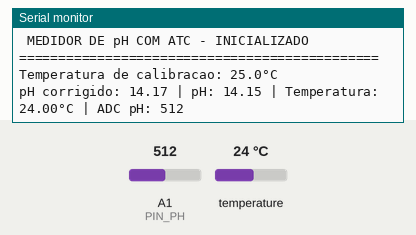
Recording of a sketch running on a simulated Arduino Uno, built with avr-gcc and run on an emulated ATmega328P. On the bench: the last lines printed to the serial monitor. Inputs (shaded band) come from the test bench; at power-on: temperature 24 °C, A1 (PIN_PH) = 512.

Above: at 1.3 s.
1.4 s: temperature set to 12 °C
2.9 s: A1 (PIN_PH) set to 716
At 4.5 s:
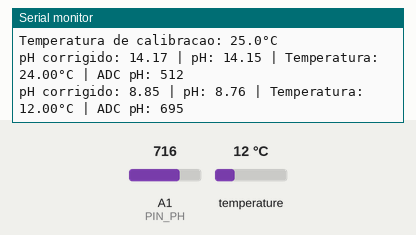
9.0 s: temperature set to 19 °C
At 10.2 s:
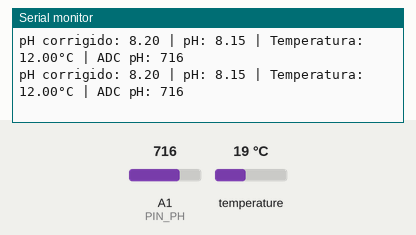
10.5 s: A1 (PIN_PH) set to 900
At 11.8 s:
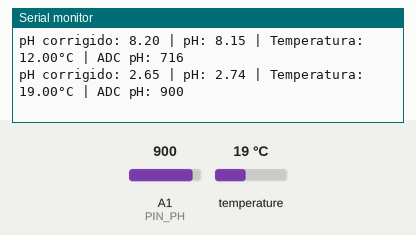
Timing chart, 0 to 13.0 s (numbered marks = the images above; inputs shaded):
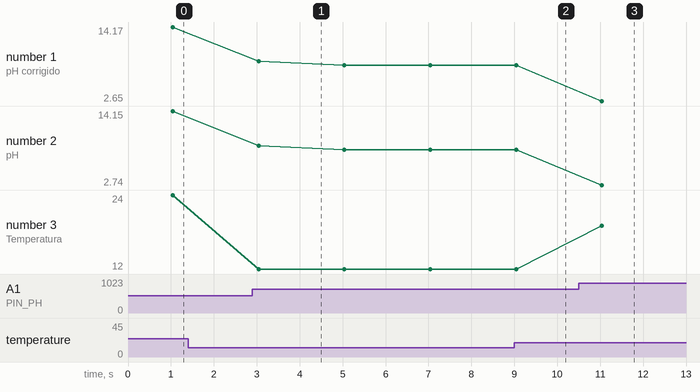

The sketch:

GarCIMA_ph_temperature_monitor.ino
```cpp
/*
  =============================================================================
  MEDIDOR DE pH COM COMPENSAÇÃO TÉRMICA AUTOMÁTICA (ATC)
  =============================================================================

  Descrição:
  Este firmware realiza a leitura de um sensor de pH analógico e de um sensor
  de temperatura DS18B20.

  A calibração do pH é feita em dois pontos e a variação da sensibilidade do
  eletrodo com a temperatura é compensada com base na Equação de Nernst.

  Calibração atual:
    pH 7,0 -> ADC 755
    pH 4,0 -> ADC 857
    Temperatura de calibração -> 25,0 °C
  =============================================================================
*/

#include <OneWire.h>
#include <DallasTemperature.h>

// -----------------------------------------------------------------------------
// AJUSTE RÁPIDO PARA AS OFICINAS
// -----------------------------------------------------------------------------
// Coloque o eletrodo na referência de pH 7, observe o valor "ADC pH" no
// Monitor Serial e substitua APENAS o valor abaixo por essa leitura.
const int LEITURA_BRUTA_ZERO_PH = 755;

// -----------------------------------------------------------------------------
// PINOS
// -----------------------------------------------------------------------------
#define PIN_PH A1
#define PIN_TEMPERATURA 2

// -----------------------------------------------------------------------------
// CONFIGURAÇÕES
// -----------------------------------------------------------------------------

// Temperatura em que os pontos de calibração do pH foram obtidos.
const float TEMP_CALIBRACAO_C = 25.0;

// Correção opcional do DS18B20.
// Exemplo: se ele medir 0,5 °C acima do valor de referência, usar -0.5.
const float CORRECAO_TEMPERATURA_C = 0.0;

// Quantidade de amostras usadas na média da leitura analógica do pH.
const int NUM_LEITURAS_PH = 10;

// Intervalo entre as amostras do ADC, em milissegundos.
const unsigned long INTERVALO_AMOSTRAS_MS = 15;

// Intervalo entre ciclos completos de medição.
const unsigned long INTERVALO_MEDICOES_MS = 2000;

// -----------------------------------------------------------------------------
// CALIBRAÇÃO DO SENSOR DE pH
// -----------------------------------------------------------------------------

// Ponto 1
const float PH_PONTO_1 = 7.0;
const int LEITURA_BRUTA_PONTO_1 = 755;

// Ponto 2
const float PH_PONTO_2 = 4.0;
const int LEITURA_BRUTA_PONTO_2 = 857;

// -----------------------------------------------------------------------------
// SENSOR DE TEMPERATURA
// -----------------------------------------------------------------------------

OneWire oneWireBus(PIN_TEMPERATURA);
DallasTemperature sensors(&oneWireBus);

// -----------------------------------------------------------------------------
// FUNÇÕES
// -----------------------------------------------------------------------------

// Faz a média de várias leituras analógicas para reduzir ruído.
int lerPHBruto() {
  long soma = 0;

  for (int i = 0; i < NUM_LEITURAS_PH; i++) {
    soma += analogRead(PIN_PH);
    delay(INTERVALO_AMOSTRAS_MS);
  }

  return (int)(soma / NUM_LEITURAS_PH);
}


// Lê o DS18B20 e verifica erros básicos de comunicação/faixa.
bool lerTemperatura(float &temperaturaC) {
  sensors.requestTemperatures();

  float leitura = sensors.getTempCByIndex(0);

  // DEVICE_DISCONNECTED_C normalmente corresponde a -127 °C.
  if (leitura == DEVICE_DISCONNECTED_C || leitura < -55.0 || leitura > 125.0) {
    return false;
  }

  temperaturaC = leitura + CORRECAO_TEMPERATURA_C;
  return true;
}


// Calcula o pH usando a calibração de dois pontos e corrige a sensibilidade
// do eletrodo de acordo com a temperatura absoluta (Equação de Nernst).
float calcularPHComATC(int leituraBruta, float temperaturaC) {

  // Inclinação da reta obtida na temperatura de calibração.
  // Unidade aproximada: pH / unidade de ADC.
  const float coefAngularCalibracao =
      (PH_PONTO_2 - PH_PONTO_1) /
      (float)(LEITURA_BRUTA_PONTO_2 - LEITURA_BRUTA_PONTO_1);

  // A relação de Nernst usa temperatura absoluta (Kelvin).
  const float tempCalibracaoK = TEMP_CALIBRACAO_C + 273.15;
  const float tempAtualK = temperaturaC + 273.15;

  /*
    A sensibilidade elétrica do eletrodo em mV/pH é proporcional à temperatura
    absoluta T.

    Como aqui usamos a relação inversa, pH/ADC, a inclinação deve variar como
    1/T. Portanto:

      m(T) = m(Tcal) * Tcal / T
  */
  const float coefAngularCorrigido =
      coefAngularCalibracao * (tempCalibracaoK / tempAtualK);

  /*
    Mantém o ponto de pH 7 como referência da reta e recalcula o intercepto
    para a inclinação correspondente à temperatura atual.
  */
  const float coefLinearCorrigido =
      PH_PONTO_1 - coefAngularCorrigido * LEITURA_BRUTA_PONTO_1;

  const float valorCalibrado =
      coefAngularCorrigido * leituraBruta + coefLinearCorrigido;

  const float valorReferenciaZero =
      coefAngularCorrigido * LEITURA_BRUTA_ZERO_PH + coefLinearCorrigido;

  return valorCalibrado + (PH_PONTO_1 - valorReferenciaZero);
}


// Calcula o pH usando somente a reta original de calibração, sem aplicar
// compensação de temperatura à sensibilidade do eletrodo.
float calcularPHSemCorrecao(int leituraBruta) {

  const float coefAngular =
      (PH_PONTO_2 - PH_PONTO_1) /
      (float)(LEITURA_BRUTA_PONTO_2 - LEITURA_BRUTA_PONTO_1);

  const float coefLinear =
      PH_PONTO_1 - coefAngular * LEITURA_BRUTA_PONTO_1;

  const float valorCalibrado = coefAngular * leituraBruta + coefLinear;
  const float valorReferenciaZero =
      coefAngular * LEITURA_BRUTA_ZERO_PH + coefLinear;

  return valorCalibrado + (PH_PONTO_1 - valorReferenciaZero);
}

// -----------------------------------------------------------------------------
// SETUP
// -----------------------------------------------------------------------------

void setup() {
  Serial.begin(9600);

  sensors.begin();
  sensors.setResolution(12);

  Serial.println(F("=============================================="));
  Serial.println(F(" MEDIDOR DE pH COM ATC - INICIALIZADO"));
  Serial.println(F("=============================================="));
  Serial.println(F("Temperatura de calibracao: 25.0°C"));
  Serial.println();
}

// -----------------------------------------------------------------------------
// LOOP PRINCIPAL
// -----------------------------------------------------------------------------

void loop() {

  const unsigned long inicioCiclo = millis();

  // 1. Leitura da temperatura
  float temperaturaC;

  if (!lerTemperatura(temperaturaC)) {
    Serial.println(F("ERRO: nao foi possivel obter uma leitura valida do DS18B20."));
    Serial.println(F("Verifique alimentacao, conexoes e resistor pull-up do sensor."));
    Serial.println();

    const unsigned long duracaoCiclo = millis() - inicioCiclo;
    if (duracaoCiclo < INTERVALO_MEDICOES_MS) {
      delay(INTERVALO_MEDICOES_MS - duracaoCiclo);
    }
    return;
  }

  // 2. Leitura média do sensor de pH
  int valorBrutoPH = lerPHBruto();

  // 3. Cálculo do pH sem compensação de temperatura
  float valorPHSemCorrecao = calcularPHSemCorrecao(valorBrutoPH);

  // 4. Cálculo do pH com compensação térmica da resposta do eletrodo
  float valorPHCorrigido = calcularPHComATC(valorBrutoPH, temperaturaC);

  // 5. Exibição dos resultados
  // O horário é adicionado automaticamente pelo Serial Monitor da Arduino IDE.
  Serial.print(F("pH corrigido: "));
  Serial.print(valorPHCorrigido, 2);
  Serial.print(F(" | pH: "));
  Serial.print(valorPHSemCorrecao, 2);
  Serial.print(F(" | Temperatura: "));
  Serial.print(temperaturaC, 2);
  Serial.print(F("°C | ADC pH: "));
  Serial.println(valorBrutoPH);

  // Garante aproximadamente uma linha de medicao por segundo.
  // O ciclo inclui o tempo gasto na leitura do DS18B20 e na media do pH.
  const unsigned long duracaoCiclo = millis() - inicioCiclo;
  if (duracaoCiclo < INTERVALO_MEDICOES_MS) {
    delay(INTERVALO_MEDICOES_MS - duracaoCiclo);
  }
}
```

Measured:
- after the input at 2.9 s, the serial monitor: prints a new line after 0.14 s (image 1)
- after the input at 10.5 s, the serial monitor: prints a new line after 0.54 s (image 3)
- plotted number 1: 14.17 → 8.2 after the input at 2.9 s, 8.2 → 2.65 after the input at 10.5 s
- plotted number 2: 14.15 → 8.15 after the input at 2.9 s, 8.15 → 2.74 after the input at 10.5 s
